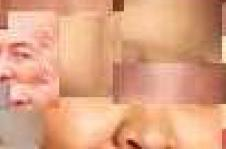
%> input picture 05/skin.jpg, 226 x 149 px
$ octave tp.m   (GNU Octave 9; MATLAB toolbox functions it lacks are replaced by stand-ins)
%> lines starting %> are read from the running program, lines starting %| are printed output that depends on the picture; in (x1, y1, x2, y2) boxes, pixels count from 0 and x2, y2 are one past the last pixel; in counts of white or black regions, pixels touching at a corner belong together; the program's own positions count from 1
### 04/detector.m
function detector(c1, c2, g1, g2)
    % c1 e c2 sao as componentes cromaticas (0 a 1) da imagem
    % Por exemplo, c1=h e c2=s para HSV
    % g1 e g2 sao as gamas de valores da pele
    skin = ((c1>g1(1)) & (c1<g1(2)) & (c2>g2(1)) & (c2<g2(2)));
    figure;
    imagesc(skin);
    colormap(gray);

### 05/tp.m
%% Setup

img = imread('skin.jpg');
%> img is the input picture: size 149x226x3 uint8; mean R, G, B 221.6, 163.2, 130.5
hsv = rgb2hsv(img);
%> hsv: size 149x226x3 double; mean H, S, V 0.0621, 0.418, 0.869
h = hsv(:,:,1);
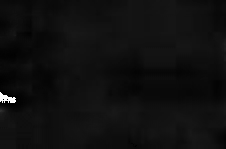
%> h: size 149x226 double; min 0, max 0.998, mean 0.0621
s = hsv(:,:,2);

%% Ex-1

h = ceil(99 * h) + 1;
s = ceil(99 * s) + 1;
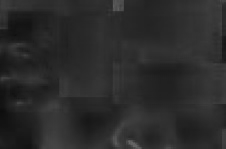
%> s: size 149x226 double; min 13, max 100, mean 42.9

% N鉶. Dependem do espa鏾 RGB

%% Ex-2
% [7 lines of commented-out code are left out]

for h_i = 1:100
    for s_i = 1:100
        c_hs(h_i, s_i) = sum(sum((h==h_i)&(s==s_i)));
    end
end
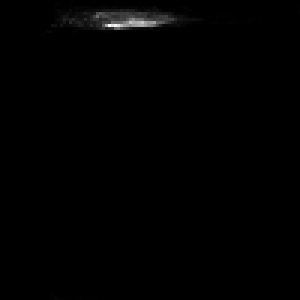
%> c_hs: size 100x100 double (shown 3 times larger); min 0, max 594, mean 3.4; drawn with min black and max white

% figure
p_hs = c_hs/sum(sum(c_hs));
% [4 lines of commented-out code are left out]

%% Ex-3
pm_s = sum(p_hs,1);
%> pm_s = 100 values, max 0.0448 at index 39, min 0 at index 1, mean 0.01
pm_h = sum(p_hs,2);
%> pm_h = 100 values, max 0.246 at index 9, min 0 at index 14, mean 0.01

% [8 lines of commented-out code are left out]

%% Ex-4

% figure()
p_HS = pm_h.*pm_s;
% [9 lines of commented-out code are left out]


%% Ex-5
pc_h = cumsum(pm_h);
%> pc_h = 100 values from 0.000564 to 1
pc_s = cumsum(pm_s);
%> pc_s = 100 values from 0 to 1
pc_hs = pc_h.*pc_s;
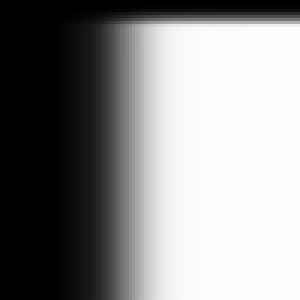
%> pc_hs: size 100x100 double (shown 3 times larger); min 0, max 1, mean 0.542

indh1 = find(pc_h>=0.0,1,'first');
%> indh1 = 1
indh2 = find(pc_h>=0.7,1,'first');
%> indh2 = 9

inds1 = find(pc_s>=0.0,1,'first');
%> inds1 = 1
inds2 = find(pc_s>=0.7,1,'first');
%> inds2 = 48

img = imread('musk.jpg');
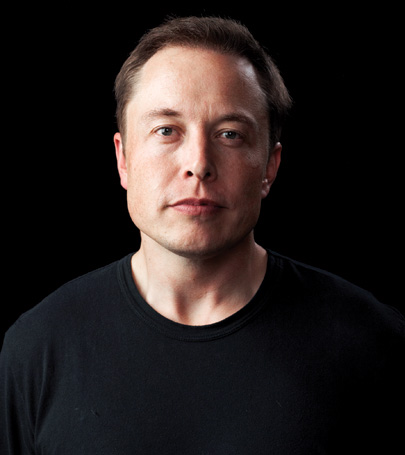
%> input picture 05/musk.jpg, 405 x 455 px
%> img is the input picture: size 455x405x3 uint8; mean R, G, B 38.3, 31.3, 30.4
hsv = rgb2hsv(img);
%> hsv: size 455x405x3 double; mean H, S, V 0.217, 0.192, 0.158
h = hsv(:,:,1);
%> h: size 455x405 double
s = hsv(:,:,2);
%> s: size 455x405 double
h = ceil(99 * h) + 1;
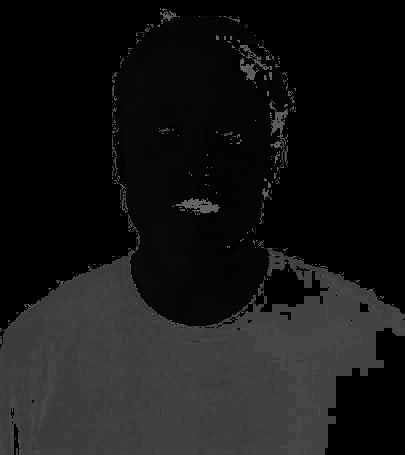
%> h: size 455x405 double; min 1, max 100, mean 22.8
s = ceil(99 * s) + 1;

detector(h,s,[indh1 indh2],[inds1 inds2])
%> in detector, `skin = ((c1>g1(1)) & (c1<g1(2)) & (c2>g2(1)) & (c2<g2(2)));`:
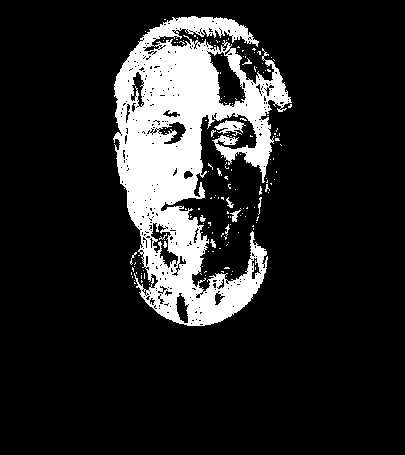
%> skin: size 455x405 logical; 14.7% white; 157 white regions (147 under 20 px), largest, box (x1, y1, x2, y2) and area: (113, 16, 292, 326) 26116, (214, 120, 246, 136) 246, (230, 210, 241, 222) 58
figure
imshow(img)
